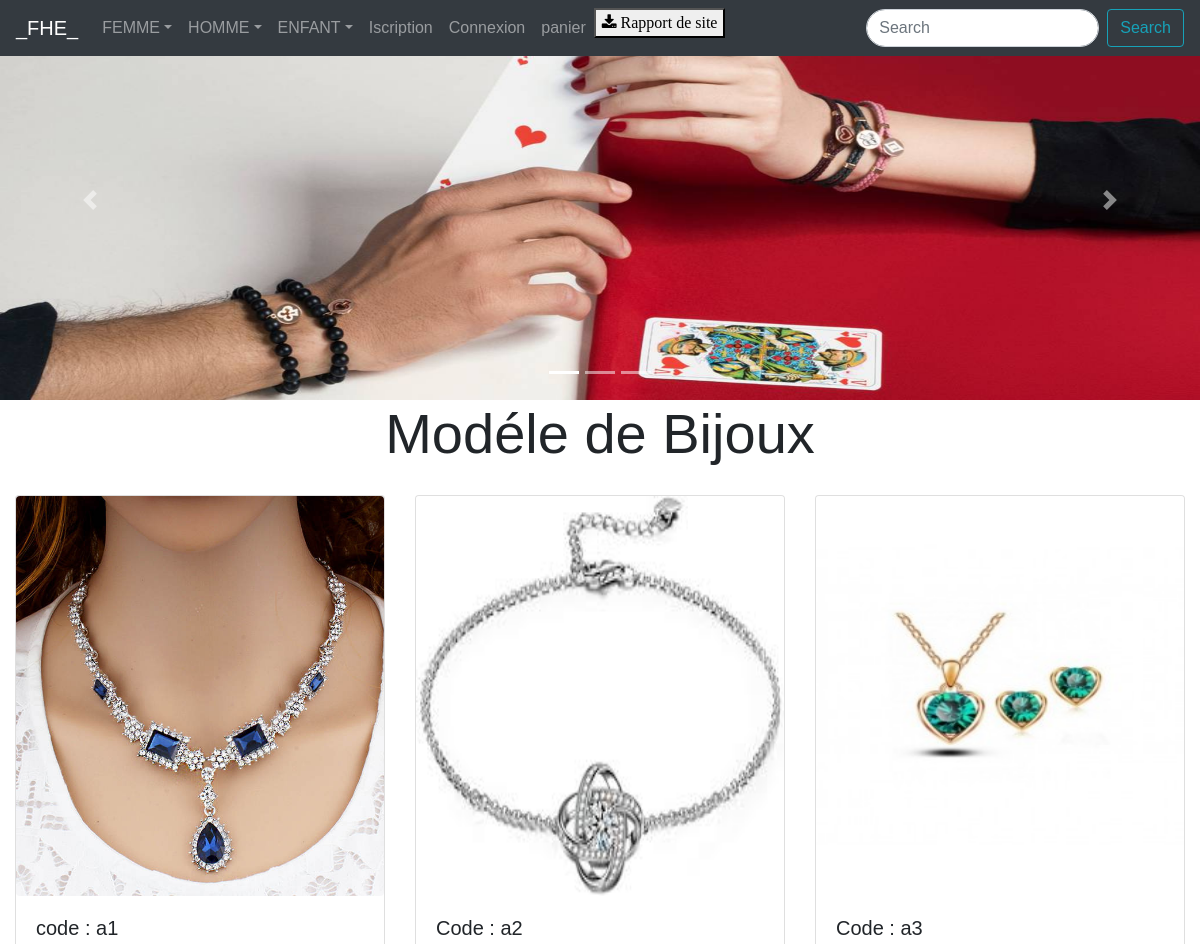
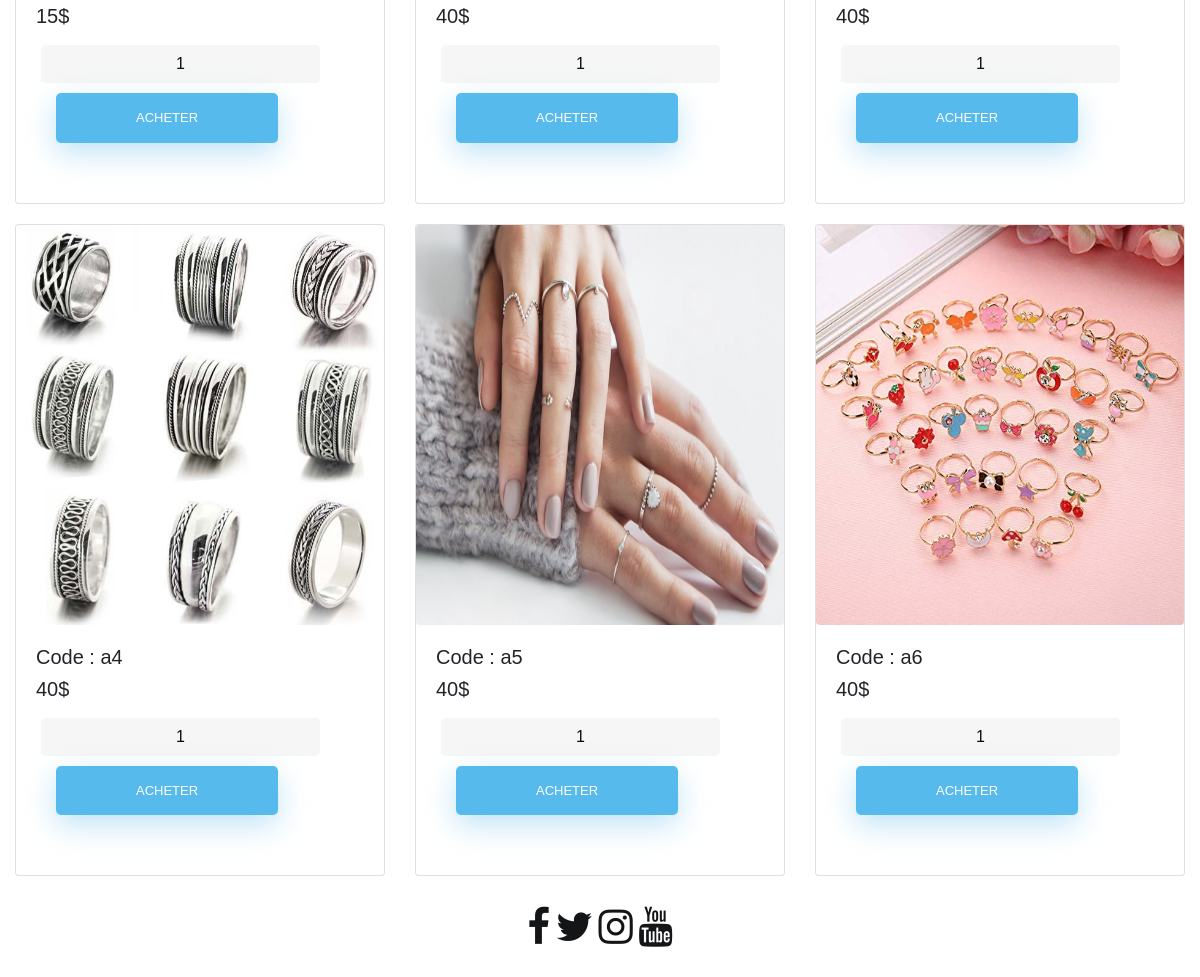
The page / on the database its author committed (2 pictures, top to bottom).
### tables this page shows
CREATE TABLE `product` (
  `id` int(11) NOT NULL,
  `pname` varchar(255) DEFAULT NULL,
  `image` varchar(255) DEFAULT NULL,
  `price` double DEFAULT NULL
);

### index.php (the view, shortened to what this page needs)
<!doctype html>
 <html lang="en">
   <head>
     <link rel="stylesheet" href="https://stackpath.bootstrapcdn.com/bootstrap/4.3.1/css/bootstrap.min.css">
     <link rel="stylesheet" href="https://cdnjs.cloudflare.com/ajax/libs/font-awesome/4.7.0/css/font-awesome.min.css">
     <link rel="stylesheet" type="text/css" href="ACCUEIL.css">
 </head>
   <body>
     <div id="slides" class="carousel slide" data-ridz="carousel">
      <ul class="carousel-indicators">
          <li data-target="#slides" data-slide-to="0" class="active"></li>
          <li data-target="#slides" data-slide-to="1" ></li>
          <li data-target="#slides" data-slide-to="2" ></li>
      </ul>
      <div id="carouselExampleControls" class="carousel slide" data-ride="carousel">
        <div class="carousel-inner">
          <div class="carousel-item active">
            <img class="d-block w-100" src="img/11.jpg" alt="First slide">
          </div>
        </div>
        <a class="carousel-control-prev" href="#carouselExampleControls" role="button" data-slide="prev">
          <span class="carousel-control-prev-icon" aria-hidden="true"></span>
        </a>
        <a class="carousel-control-next" href="#carouselExampleControls" role="button" data-slide="next">
          <span class="carousel-control-next-icon" aria-hidden="true"></span>
        </a>
      </div>
  </div>
  <div class="container-fluid padding">
    <div class="row welcome text-center">
      <div class="col-12 ">
        <h1 class="display-4">Modéle de Bijoux</h1>
      </div>
    </div>
  </div>
  <div class="container-fluid padding">
  <div class="row">
    <div class="col-md-4 col-xs-4 col-sm-3 col-md-2">
      <div class="card">
          <?php
          $conn = mysqli_connect("localhost","id13014500_root","chaimaelmejgari","id13014500_ex_db");
          $query = "SELECT * FROM product where id=1 ";
            $result = mysqli_query($conn,$query);
            if(mysqli_num_rows($result) > 0) {
                while ($row = mysqli_fetch_array($result)) { ?>
                        <form method="post" action="cart.php?action=add&id=<?php echo $row["id"]; ?>">
                                 <img src="<?php echo $row["image"]; ?>" class="card-img-top rounded mx-auto d-block">
                                <div class="card-body">
                                <h5 class="card-text"><?php echo $row["pname"]; ?></h5>
                                <h5 class="card-title"><?php echo $row["price"]; ?>$</h5>
                                <input type="text" name="quantity" class="form-control" value="1">
                                <input class="btn btn-outline-secondary" type="submit" name="add"
                                       value="acheter">
                                       </div>
                        </form>
                    <?php
                }
            }
        ?>
        </div>
      </div>
    <div class="col-md-4 col-xs-4 col-sm-3 col-md-2">
      <div class="card">
        <?php
          $conn = mysqli_connect("localhost","id13014500_root","chaimaelmejgari","id13014500_ex_db");
          $query = "SELECT * FROM product where id=13 ";
            $result = mysqli_query($conn,$query);
            if(mysqli_num_rows($result) > 0) {
                while ($row = mysqli_fetch_array($result)) { ?>
                        <form method="post" action="cart.php?action=add&id=<?php echo $row["id"]; ?>">
                                 <img src="<?php echo $row["image"]; ?>" class="card-img-top rounded mx-auto d-block">
                                <div class="card-body">
                                <h5 class="card-text"><?php echo $row["pname"]; ?></h5>
                                <h5 class="card-title"><?php echo $row["price"]; ?>$</h5>
                                <input type="text" name="quantity" class="form-control" value="1">
                                <input class="btn btn-outline-secondary" type="submit" name="add"
                                       value="acheter">
                                       </div>
                        </form>
                    <?php
                }
            }
        ?>
      </div>
    </div>
    <div class="col-md-4 col-xs-4 col-sm-3 col-md-2 ">
      <div class="card">
        <?php
          $conn = mysqli_connect("localhost","id13014500_root","chaimaelmejgari","id13014500_ex_db");
          $query = "SELECT * FROM product where id=14 ";
            $result = mysqli_query($conn,$query);
            if(mysqli_num_rows($result) > 0) {
                while ($row = mysqli_fetch_array($result)) { ?>
                        <form method="post" action="cart.php?action=add&id=<?php echo $row["id"]; ?>">
                                 <img src="<?php echo $row["image"]; ?>" class="card-img-top rounded mx-auto d-block">
                                <div class="card-body">
                                <h5 class="card-text"><?php echo $row["pname"]; ?></h5>
                                <h5 class="card-title"><?php echo $row["price"]; ?>$</h5>
                                <input type="text" name="quantity" class="form-control" value="1">
                                <input class="btn btn-outline-secondary" type="submit" name="add"
                                       value="acheter">
                                       </div>
                        </form>
                    <?php
                }
            }
        ?>
      </div>
    </div>
  </div>
  </div>
  <div class="container-fluid padding">
    <div class="row">
      <div class="col-md-4 col-xs-4 col-sm-3 col-md-2">
        <div class="card">
          <?php
          $conn = mysqli_connect("localhost","id13014500_root","chaimaelmejgari","id13014500_ex_db");
          $query = "SELECT * FROM product where id=15 ";
            $result = mysqli_query($conn,$query);
            if(mysqli_num_rows($result) > 0) {
                while ($row = mysqli_fetch_array($result)) { ?>
                        <form method="post" action="cart.php?action=add&id=<?php echo $row["id"]; ?>">
                                 <img src="<?php echo $row["image"]; ?>" class="card-img-top rounded mx-auto d-block">
                                <div class="card-body">
                                <h5 class="card-text"><?php echo $row["pname"]; ?></h5>
                                <h5 class="card-title"><?php echo $row["price"]; ?>$</h5>
                                <input type="text" name="quantity" class="form-control" value="1">
                                <input class="btn btn-outline-secondary" type="submit" name="add"
                                       value="acheter">
                                       </div>
                        </form>
                    <?php
                }
            }
        ?>
        </div>
      </div>
      <div class="col-md-4 col-xs-4 col-sm-3 col-md-2">
        <div class="card">
          <?php
          $conn = mysqli_connect("localhost","id13014500_root","chaimaelmejgari","id13014500_ex_db");
          $query = "SELECT * FROM product where id=16 ";
            $result = mysqli_query($conn,$query);
            if(mysqli_num_rows($result) > 0) {
                while ($row = mysqli_fetch_array($result)) { ?>
                        <form method="post" action="cart.php?action=add&id=<?php echo $row["id"]; ?>">
                                 <img src="<?php echo $row["image"]; ?>" class="card-img-top rounded mx-auto d-block">
                                <div class="card-body">
                                <h5 class="card-text"><?php echo $row["pname"]; ?></h5>
                                <h5 class="card-title"><?php echo $row["price"]; ?>$</h5>
                                <input type="text" name="quantity" class="form-control" value="1">
                                <input class="btn btn-outline-secondary" type="submit" name="add"
                                       value="acheter">
                                       </div>
                        </form>
                    <?php
                }
            }
        ?>
        </div>
      </div>
      <div class="col-md-4 col-xs-4 col-sm-3 col-md-2 ">
        <div class="card">
          <?php
          $conn = mysqli_connect("localhost","id13014500_root","chaimaelmejgari","id13014500_ex_db");
          $query = "SELECT * FROM product where id=17 ";
            $result = mysqli_query($conn,$query);
            if(mysqli_num_rows($result) > 0) {
                while ($row = mysqli_fetch_array($result)) { ?>
                        <form method="post" action="cart.php?action=add&id=<?php echo $row["id"]; ?>">
                                 <img src="<?php echo $row["image"]; ?>" class="card-img-top rounded mx-auto d-block">
                                <div class="card-body">
                                <h5 class="card-text"><?php echo $row["pname"]; ?></h5>
                                <h5 class="card-title"><?php echo $row["price"]; ?>$</h5>
                                <input type="text" name="quantity" class="form-control" value="1">
                                <input class="btn btn-outline-secondary" type="submit" name="add"
                                       value="acheter">
                                       </div>
                        </form>
                    <?php
                }
            }
        ?>
        </div>
      </div>
    </div>
    </div>
  <?php
     include("menu/menu.php")
  ?>
    </body>
 </html>

### menu/menu.php (shortened to what this page needs)
<!doctype html>
<html lang="en">
<head>
    <link rel="stylesheet" href="https://cdnjs.cloudflare.com/ajax/libs/font-awesome/4.7.0/css/font-awesome.min.css">
    <link rel="stylesheet" href="https://stackpath.bootstrapcdn.com/bootstrap/4.3.1/css/bootstrap.min.css"
>
    <link rel="stylesheet" href="https://cdnjs.cloudflare.com/ajax/libs/font-awesome/4.7.0/css/font-awesome.min.css">
    <link rel="stylesheet" type="text/css" href="ACCUEIL.css">
</head>
<body>
    <nav class="navbar navbar-expand-md navbar-dark bg-dark fixed-top">
        <a class="navbar-brand" href="index.php">_FHE_</a>
        <ul class="navbar-nav mr-auto">
            <li class="nav-item dropdown">
                <a class="nav-link dropdown-toggle" href="#" data-toggle="dropdown" aria-haspopup="true"
                    aria-expanded="false" role="button">FEMME</a>
            </li>
            <li class="nav-item dropdown">
                <a class="nav-link dropdown-toggle" href="#" data-toggle="dropdown" aria-haspopup="true"
                    aria-expanded="false" role="button">HOMME</a>
            </li>
            <li class="nav-item dropdown">
                <a class="nav-link dropdown-toggle" href="#" data-toggle="dropdown" aria-haspopup="true"
                    aria-expanded="false" role="button">ENFANT</a>
            </li>
            <li class="nav-item dropdown">
                <a class="nav-link " href="Connect.php" role="button">Iscription</a>
            </li>
            <li class="nav-item dropdown">
                <a class="nav-link " href="login.php" role="button">Connexion</a>
            </li>
            <li class="nav-item dropdown">
                <a class="nav-link " href="cart.php" role="button">panier</a>
            </li>
            <li class="nav-item dropdown">
              <a href="rapport_site.pdf" download="file"> <button ><i class="fa fa-download" >  Rapport de site</i></button> </a>
            </li>
        </ul>
        <form class="form-inline">
            <input class="form-control mr-sm-2" type="search" placeholder="Search" aria-label="Search">
            <button class="btn btn-outline-info my-2 my-sm-0" type="submit">Search</button>
        </form>
    </nav>
    <div class="container-fluid padding">
        <div class="row text-center padding">
            <div class="col-12 social padding">
                <a href="#"><i class="fa fa-facebook"></i></a>
                <a href="#"><i class="fa fa-twitter"></i></a>
                <a href="#"><i class="fa fa-instagram"></i></a>
                <a href="#"><i class="fa fa-youtube"></i></a>
            </div>
        </div>
    </div>
</body>
</html>

### ACCUEIL.css (style rules this page uses)
.social a { font-size: 2.5em; padding: 0.04rem; background-color: #ffffff; }
.fa-facebook { color:#141516; }
.fa-twitter { color: #141516; }
.fa-instagram { color: #141516; }
.fa-youtube { color: #141516; }
[class*="col"] { margin-bottom: 20px; }
img { width: 100%; height: 400px; }
html { background-color: #ffffff; }
body { font-family: "Poppins", sans-serif; height: 100vh; }
a { color: #92badd; display:inline-block; text-decoration: none; font-weight: 400; }
input[type=button], input[type=submit], input[type=reset] { background-color: #56baed; border: none; color: white; padding: 15px 80px; text-align: center; text-decoration: none; display: inline-block; text-transform: uppercase; font-size: 13px; -webkit-box-shadow: 0 10px 30px 0 rgba(95,186,233,0.4); box-shadow: 0 10px 30px 0 rgba(95,186,233,0.4); -webkit-border-radius: 5px 5px 5px 5px; border-radius: 5px 5px 5px 5px; margin: 5px 20px 40px 20px; -webkit-transition: all 0.3s ease-in-out; -moz-transition: all 0.3s ease-in-out; -ms-transition: all 0.3s ease-in-out; -o-transition: all 0.3s ease-in-out; transition: all 0.3s ease-in-out; }
input[type=text] { background-color: #f6f6f6; border: none; color: #0d0d0d; padding: 15px 32px; text-align: center; text-decoration: none; display: inline-block; font-size: 16px; margin: 5px; width: 85%; border: 2px solid #f6f6f6; -webkit-transition: all 0.5s ease-in-out; -moz-transition: all 0.5s ease-in-out; -ms-transition: all 0.5s ease-in-out; -o-transition: all 0.5s ease-in-out; transition: all 0.5s ease-in-out; -webkit-border-radius: 5px 5px 5px 5px; border-radius: 5px 5px 5px 5px; }
input[type=text]:placeholder { color: #cccccc; }
.form-control { border-radius:1.5rem; }

### rows shown on the page
product: image (picture), pname "code : a1", price "15"
product: image (picture), pname "Code : a2", price "40"
product: image (picture), pname "Code : a3", price "40"
product: image (picture), pname "Code : a4", price "40"
product: image (picture), pname "Code : a5", price "40"
product: image (picture), pname "Code : a6", price "40"
